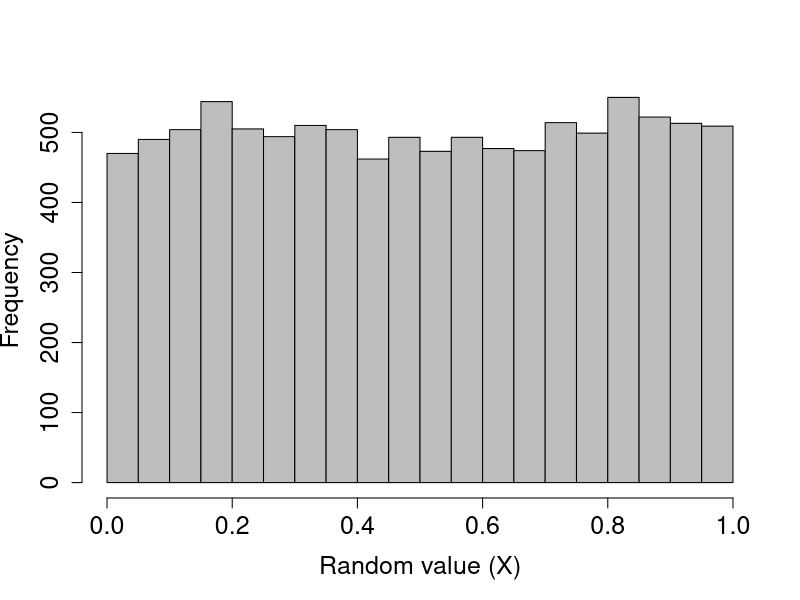

Here is the R script that generated this plot:
rand_unifs_10000 <- runif(n = 10000, min = 0, max = 1);
hist(rand_unifs_10000, xlab = "Random value (X)", col = "grey",
     main = "", cex.lab = 1.5, cex.axis = 1.5)
